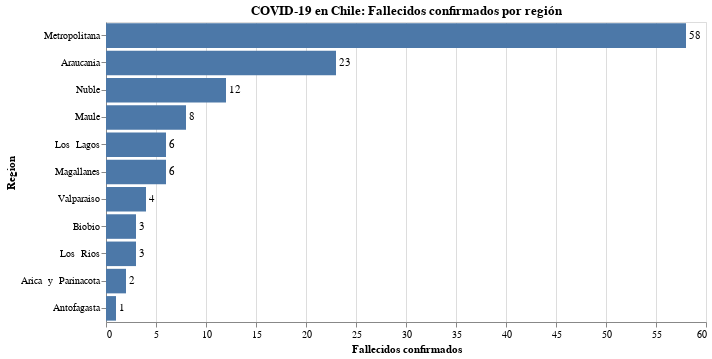

Notebook source saved alongside this figure:
### Code cell
#hide_input
bars = alt.Chart(data_raw.reset_index()).mark_bar().encode(
    x = alt.X('Fallecidos:Q', scale=alt.Scale(domain=(0, 60)), axis=alt.Axis(title='Fallecidos confirmados')),
    y = alt.Y('Region:N', sort='-x')
).properties(
    title='COVID-19 en Chile: Fallecidos confirmados por región'
)

text = bars.mark_text(
    align='left',
    baseline='middle',
    dx=3  # Nudges text to right so it doesn't appear on top of the bar
).encode(
    text='Fallecidos:Q'
)

bars.configure_title(
    fontSize=20,
    font='Courier',
    anchor='start',
    color='gray'
)

(bars + text).properties(width=600, height=300)

### Figure 1 — Vega-Lite specification as saved in the notebook (floating-point values rounded to 4 significant figures)
{"config": {"view": {"continuousWidth": 400, "continuousHeight": 300}}, "layer": [{"mark": "bar", "encoding": {"x": {"type": "quantitative", "axis": {"title": "Fallecidos confirmados"}, "field": "Fallecidos", "scale": {"domain": [0, 60]}}, "y": {"type": "nominal", "field": "Region", "sort": "-x"}}, "title": "COVID-19 en Chile: Fallecidos confirmados por región"}, {"mark": {"type": "text", "align": "left", "baseline": "middle", "dx": 3}, "encoding": {"text": {"type": "quantitative", "field": "Fallecidos"}, "x": {"type": "quantitative", "axis": {"title": "Fallecidos confirmados"}, "field": "Fallecidos", "scale": {"domain": [0, 60]}}, "y": {"type": "nominal", "field": "Region", "sort": "-x"}}, "title": "COVID-19 en Chile: Fallecidos confirmados por región"}], "data": {"name": "data-7c45e013bb3cf57f37793452ae2a3961"}, "height": 300, "width": 600, "$schema": "https://vega.github.io/schema/vega-lite/v4.8.1.json", "datasets": {"data-7c45e013bb3cf57f37793452ae2a3961": [{"Region": "Antofagasta", "Casos  nuevos": 15, "Casos  totales": 226, "%  Casos  totales**": "2.32  %", "Fallecidos": 1}, {"Region": "Arica  y  Parinacota", "Casos  nuevos": 8, "Casos  totales": 142, "%  Casos  totales**": "1.46  %", "Fallecidos": 2}, {"Region": "Biobio", "Casos  nuevos": 28, "Casos  totales": 606, "%  Casos  totales**": "6.23  %", "Fallecidos": 3}, {"Region": "Los  Rios", "Casos  nuevos": 2, "Casos  totales": 156, "%  Casos  totales**": "1.60  %", "Fallecidos": 3}, {"Region": "Valparaiso", "Casos  nuevos": 14, "Casos  totales": 359, "%  Casos  totales**": "3.69%", "Fallecidos": 4}, {"Region": "Los  Lagos", "Casos  nuevos": 4, "Casos  totales": 416, "%  Casos  totales**": "4.28  %", "Fallecidos": 6}, {"Region": "Magallanes", "Casos  nuevos": 21, "Casos  totales": 522, "%  Casos  totales**": "5.36  %", "Fallecidos": 6}, {"Region": "Maule", "Casos  nuevos": 53, "Casos  totales": 276, "%  Casos  totales**": "2.84  %", "Fallecidos": 8}, {"Region": "Nuble", "Casos  nuevos": 11, "Casos  totales": 667, "%  Casos  totales**": "6.86  %", "Fallecidos": 12}, {"Region": "Araucania", "Casos  nuevos": 37, "Casos  totales": 944, "%  Casos  totales**": "9.70  %", "Fallecidos": 23}, {"Region": "Metropolitana", "Casos  nuevos": 277, "Casos  totales": 5192, "%  Casos  totales**": "53.36  %", "Fallecidos": 58}]}}
